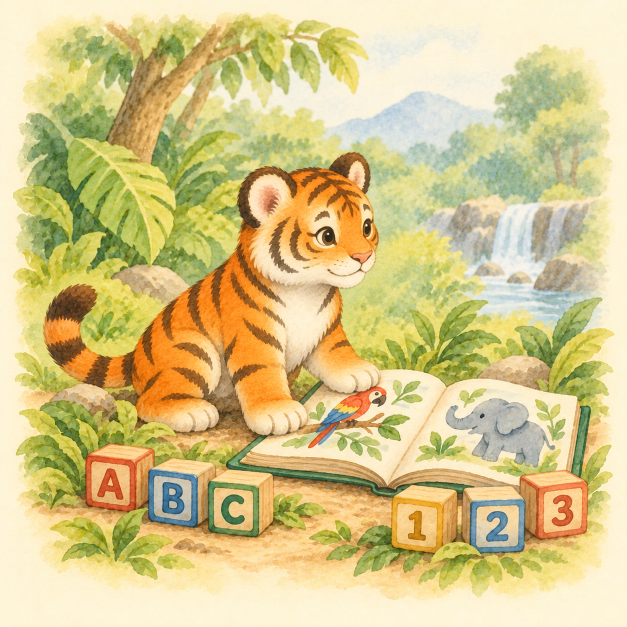
#> input picture art/generated/menu-covers/abc-123.png, 1254 x 1254 px, given in place of book.png, which was not available (shown at 1/2 size)
$ python menu_art.py
#> lines starting #> are read from the running program, lines starting #| are printed output that depends on the picture
"""Export the individually generated watercolor menu illustrations."""
from pathlib import Path
from PIL import Image
ROOT = Path(__file__).resolve().parents[1]

def main():
    target = ROOT / 'assets/jungle/covers'
    target.mkdir(parents=True, exist_ok=True)
    for name in ('book', 'count', 'paint', 'abc-123'):
        with Image.open(ROOT / 'art/generated/menu-covers' / (name + '.png')) as cover:
#> cover is the input picture: PIL image 1254x1254 RGB; mean R, G, B 213.7, 198.2, 138.3
            assert cover.width == cover.height
            # Opaque covers ship as JPEG, a sixth of their PNG size.
            cover.convert('RGB').resize((420, 420), Image.Resampling.LANCZOS).save(
                target / (('counting' if name == 'count' else name) + '.jpg'), quality=90,
                optimize=True, progressive=True)
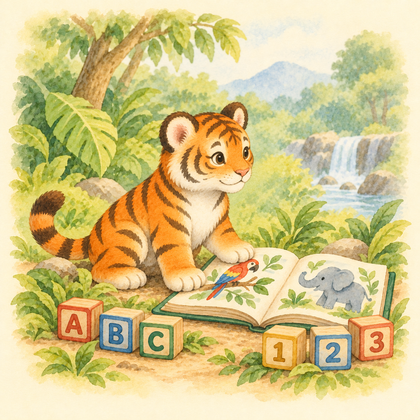
#> saved as book.jpg: PIL image 420x420 RGB; mean R, G, B 213.7, 198.2, 138.3
#> pass 2 of the loop in main, `for name in ('book', 'count', 'paint', 'abc-123'):`:
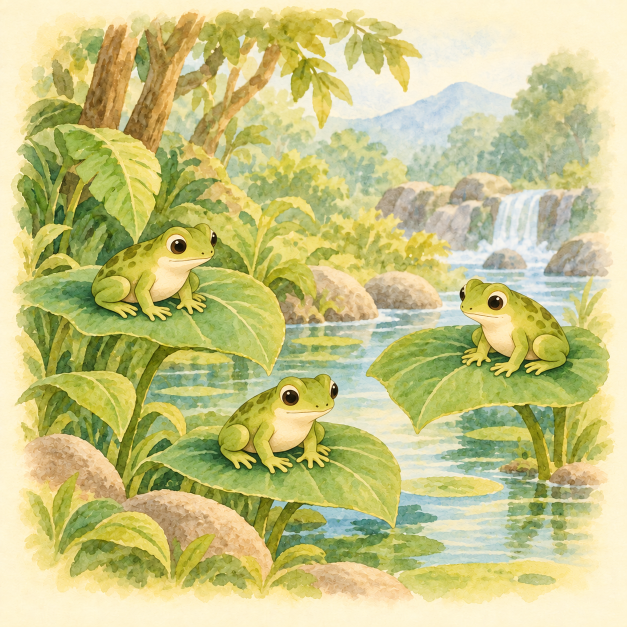
#> input picture art/generated/menu-covers/count.png, 1254 x 1254 px (shown at 1/2 size)
#> in main, cover is the input picture: PIL image 1254x1254 RGB; mean R, G, B 199.7, 197.4, 133
#> in main, `cover.convert('RGB').resize((420, 420), Image.Resampling.LANCZOS).save..`:
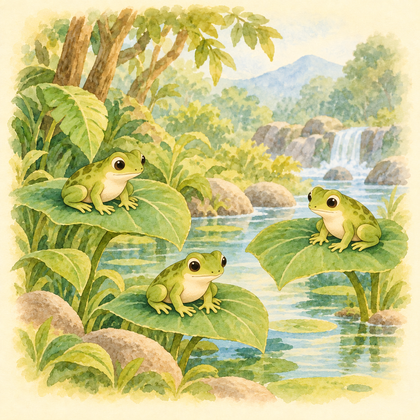
#> saved as counting.jpg: PIL image 420x420 RGB; mean R, G, B 199.7, 197.4, 133
#> pass 3 of the loop in main, `for name in ('book', 'count', 'paint', 'abc-123'):`:
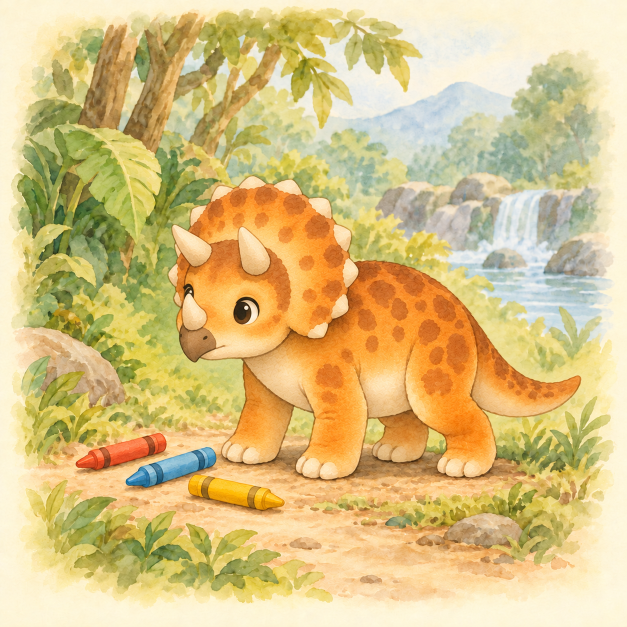
#> input picture art/generated/menu-covers/paint.png, 1254 x 1254 px (shown at 1/2 size)
#> in main, cover is the input picture: PIL image 1254x1254 RGB; mean R, G, B 217.2, 193.3, 132
#> in main, `cover.convert('RGB').resize((420, 420), Image.Resampling.LANCZOS).save..`:
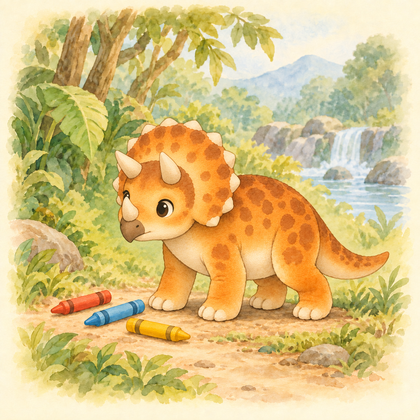
#> saved as paint.jpg: PIL image 420x420 RGB; mean R, G, B 217.2, 193.3, 132
#> the loop made 4 passes; the first 3 are shown
    print('Prepared four watercolor title covers')
if __name__ == '__main__': main()
